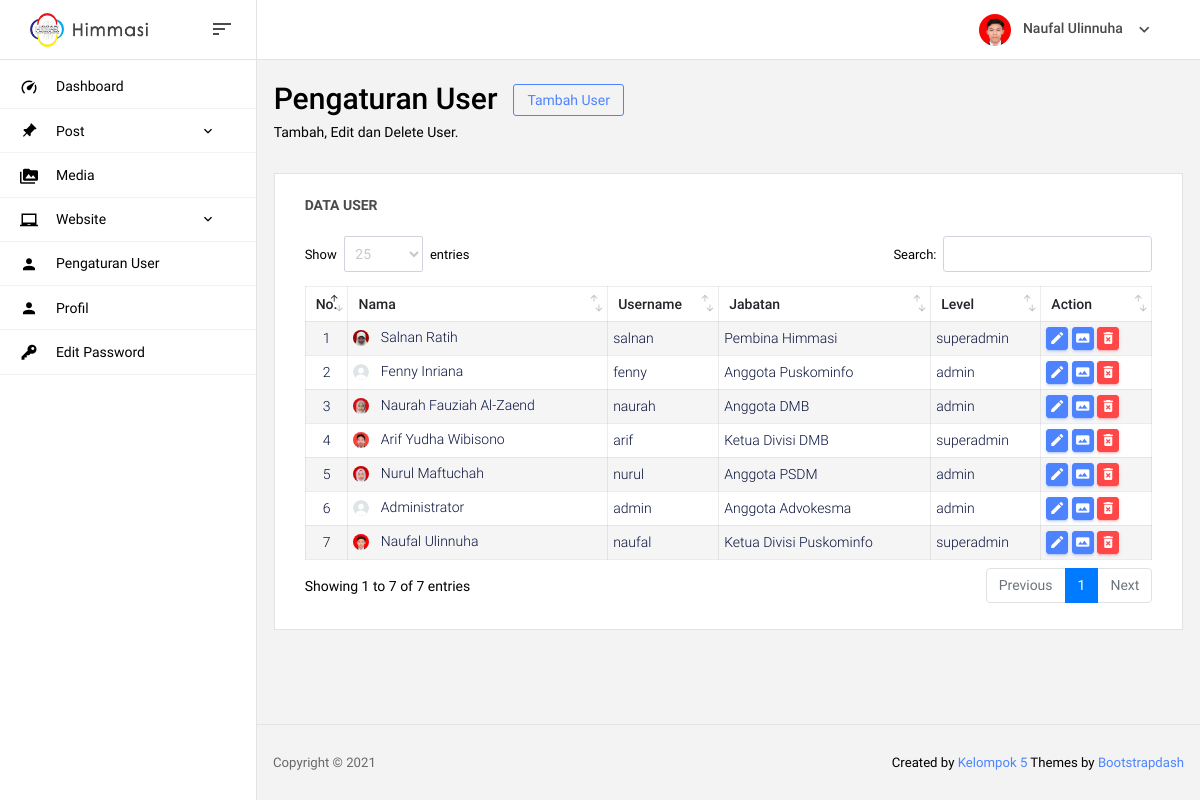
/admin/user (signed in), run on an earlier commit of the app's database.
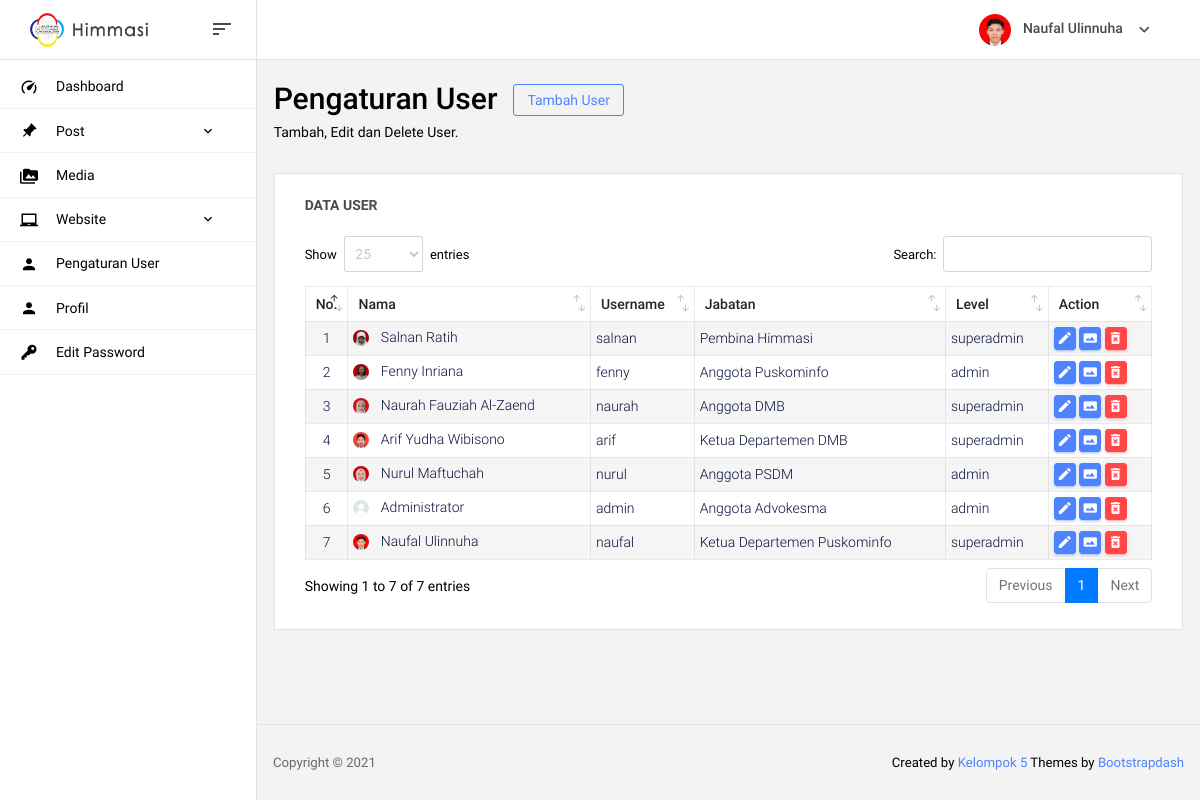
And on a later commit of the database.
### tables this page shows
CREATE TABLE `user` (
  `id_user` int(11) NOT NULL,
  `nama` varchar(100) NOT NULL,
  `username` varchar(50) NOT NULL,
  `password` varchar(50) NOT NULL,
  `level` varchar(50) NOT NULL,
  `jabatan` varchar(50) NOT NULL,
  `foto` varchar(50) NOT NULL
);

### admin/includes/session.php (called while the page is built, shortened)
<?php
	$id_user = $_SESSION['id_user'];
	$query = mysqli_query($koneksi,"SELECT `username`, `nama`, `foto` FROM `user` WHERE `id_user` = $id_user");
  	while($data = mysqli_fetch_row($query)){
    	$nama     = $data[1];
    	$foto     = $data[2];
  	}
?>

### admin/page/user.php (the view, shortened to what this page needs)
<section class="row">
  <div class="col-md-12 grid-margin">
    <div class="d-flex justify-content-between flex-wrap">
      <div class="d-flex align-items-end flex-wrap">
        <div class="mr-md-3 mr-xl-5">
          <div class="row m-0">
            <h2>Pengaturan User</h2>
            <button type="button" class="btn btn-outline-primary btn-sm ml-3" data-toggle="modal" data-target="#tambahUser" style="height: fit-content;">
              Tambah User
            </button>
          </div>
          <p class="mb-md-0">Tambah, Edit dan Delete User.</p>
        </div>
      </div>
    </div>
  </div>
</section>
<section class="card">
  <div class="card-body">
    <h4 class="card-title">Data User</h4>
    <div class="row">
      <div class="col-12">
        <div class="table-responsive">
          <table id="data-alumni" class="table">
            <thead>
              <tr>
                <th>No.</th>
                <th>Nama</th>
                <th>Username</th>
                <th>Jabatan</th>
                <th>Level</th>
                <th>Action</th>
              </tr>
            </thead>
            <tbody>
              <?php
                $no = 1;
                $sql = "SELECT * FROM `user` ORDER BY `id_user` DESC";
                $query = mysqli_query($koneksi,$sql);
                while($data = mysqli_fetch_array($query)){
                   $id_user   = $data["id_user"];
                   $nama      = $data["nama"];
                   $username  = $data["username"];
                   $foto      = $data["foto"];
                   $jabatan   = $data["jabatan"];
                   $level     = $data["level"];
                   if (empty($foto)) {$foto="default.png";}
              ?>
              <tr>
                <td class="td-nomer"><?= $no ?></td>
                <td>
                  <img src="assets/img/profil/<?= $foto ?>" class="rounded-circle img-profil mr-2" style="height:16px;width:16px">
                  <span><?= $nama ?></span>
                </td>
                <td><?= $username ?></td>
                <td><?= $jabatan ?></td>
                <td><?= $level ?></td><td>
                  <button type="button" class="btn btn-primary btn-sm btn-table" title="Edit" data-toggle="modal" data-target="#editUser" onclick='editUser(<?php echo  '"'.$id_user.'"' ?>)'><i class="mdi mdi-pencil"></i></button>
                  <button type="button" class="btn btn-primary btn-sm btn-table" title="Edit Foto" data-toggle="modal" data-target="#editFoto" onclick='editFoto(<?php echo  '"'.$id_user.'"' ?>)'><i class="mdi mdi-image-area"></i></button>
                  <button type="button" class="btn btn-danger btn-sm btn-table" title="Hapus" data-toggle="modal" data-target="#hapusUser" onclick='hapusUser(<?php echo  '"'.$id_user.'"' ?>)'><i class="mdi mdi-delete-forever"></i></button>
                </td>
              </tr>
              <?php $no++; } ?>
            </tbody>
          </table>
        </div>
      </div>
    </div>
  </div>
</section>

### admin/includes/navbar.php (shortened to what this page needs)
<nav class="navbar col-lg-12 col-12 p-0 fixed-top d-flex flex-row">
      <div class="navbar-brand-wrapper d-flex justify-content-center">
        <div class="navbar-brand-inner-wrapper d-flex justify-content-between align-items-center w-100">
          <a class="navbar-brand brand-logo" href="index.php"><img class="of-contain w-100" src="assets/img/logo.png" alt="logo"/></a>
          <button class="navbar-toggler navbar-toggler align-self-center" type="button" data-toggle="minimize">
            <span class="mdi mdi-sort-variant"></span>
          </button>
        </div>
      </div>
      <div class="navbar-menu-wrapper d-flex align-items-center justify-content-end">
        <ul class="navbar-nav navbar-nav-right">
          <li class="nav-item nav-profile dropdown">
            <a class="nav-link dropdown-toggle" href="#" data-toggle="dropdown" id="profileDropdown">
              <img src="assets/img/profil/<?= $foto ?>" class="img-profil" alt="profile"/>
              <span class="nav-profile-name"><?= $nama ?></span>
            </a>
          </li>
        </ul>
      </div>
    </nav>

What changed in the data, as far as the page shows it:
changed user "Naufal Ulinnuha": jabatan "Ketua Divisi Puskominfo" → "Ketua Departemen Puskominfo"
changed user "Fenny Inriana": foto: picture added in place of a placeholder
changed user "Naurah Fauziah Al-Zaend": level "admin" → "superadmin"
changed user "Arif Yudha Wibisono": jabatan "Ketua Divisi DMB" → "Ketua Departemen DMB"
